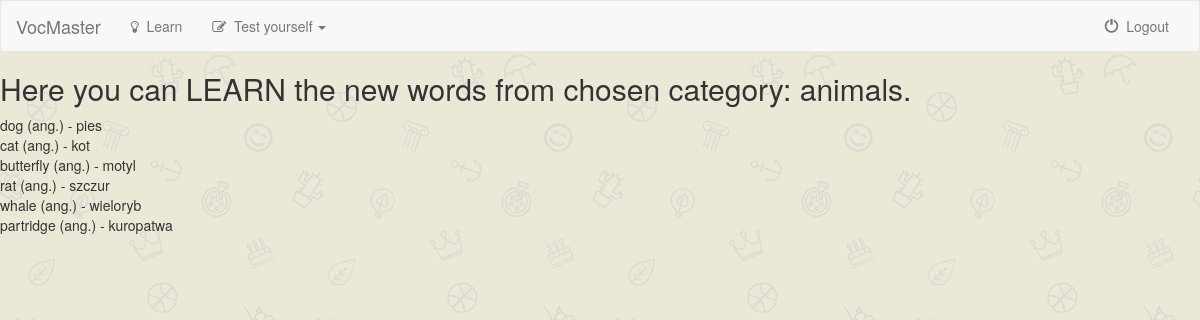
The page /learn/animals/ (signed in) on the database its author committed.
### vocabulary/models.py (models this page shows, shortened)
class Category(models.Model):
    category = models.CharField(max_length=30, unique=True)
    picture = models.CharField(max_length=500, default='')
    slug = models.SlugField(max_length=30, unique=True)
    def __str__(self):
        return self.category

class Word(models.Model):
    english = models.CharField(max_length=40)
    polish = models.CharField(max_length=60)
    category = models.ForeignKey(Category, on_delete=models.CASCADE)
    description = models.CharField(max_length=300, default='')

### vocabulary/views.py (the view)
# urls.py: url(r'^learn/(?P<slug>[-\w]+)/$', views.CategoryLearningView.as_view(), name='learn_by_category'),
class CategoryLearningView(generic.DetailView):
    model = Category
    template_name = 'vocabulary/learn_category.html'
    slug_url_kwarg = 'slug'
    def get(self, request, **kwargs):
        if not request.user.is_authenticated():
            return redirect('vocabulary:index')
        else:
            self.object = self.get_object()
            context = self.get_context_data(object=self.object)
            return self.render_to_response(context)

### vocabulary/templates/vocabulary/learn_category.html (shortened to what this page needs)
{% extends 'vocabulary/base.html' %}
{% block body %}
{% load static %}
<h2>Here you can LEARN the new words from chosen category: {{ object }}.</h2>
    {% for word in category.word_set.all %}
            {{ word.english }} (ang.) - {{ word.polish }} <br>
    {%  endfor %}
{% endblock %}

### vocabulary/static/vocabulary/style.css (style rules this page uses)
body { background-image: url('/static/vocabulary/pictures/giftly_background.png'); }

### rows shown on the page
Category: category "animals"
Word: english "dog", polish "pies"
Word: english "cat", polish "kot"
Word: english "butterfly", polish "motyl"
Word: english "rat", polish "szczur"
Word: english "whale", polish "wieloryb"
Word: english "partridge", polish "kuropatwa"
